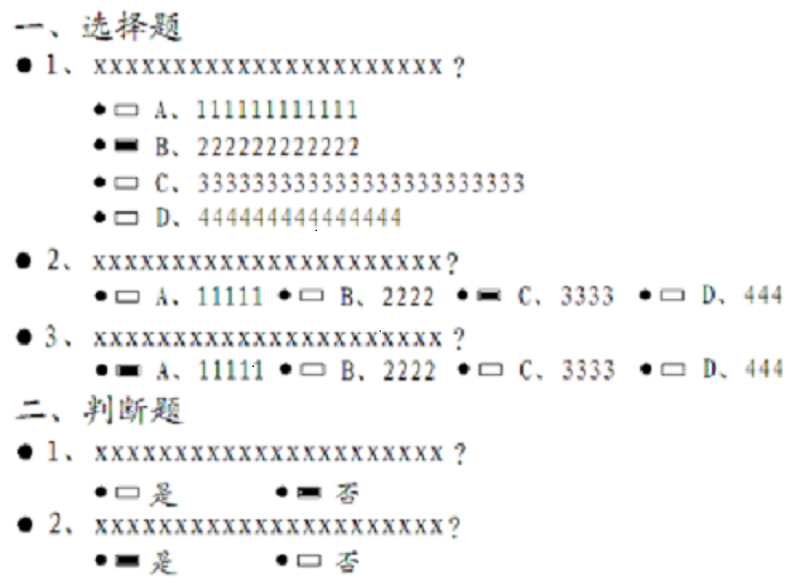
#> input picture 11.png, 800 x 585 px, given in place of Englishtest8.jpg, which was not available
$ python checkTest.py
#> lines starting #> are read from the running program, lines starting #| are printed output that depends on the picture; after the words box and inside, x2 and y2 are one past the last pixel; in counts of white or black regions, pixels touching at a corner belong together; pictures that were not available may be replaced by others from this repository, and a replacement may not be noted
import numpy as np
import imutils
import cv2
#  定义一个类，包含所有属性和方法
class check_test(object):
    def __init__(self,image):
#> called with image = 'D:\\Englishtest8.jpg'
        self.big_circles = np.array([0,0,0])
        self.small_circles = np.array([0,0,0])
        self.Big_circles = np.array([0, 0, 0])
        self.Small_circles = np.array([0, 0, 0])
        self.image = cv2.imread(image)
#> self.image is the input picture: shape (585, 800, 3); mean B, G, R 244.8, 244.9, 244.8

    # 全局阈值
    def threshold_demo(self,image):
        gray = cv2.cvtColor(image, cv2.COLOR_RGB2GRAY)  #把输入图像灰度化
        # 直接阈值化是对输入的单通道矩阵逐像素进行阈值分割。
        ret, binary = cv2.threshold(gray, 0, 255, cv2.THRESH_BINARY | cv2.THRESH_TRIANGLE)
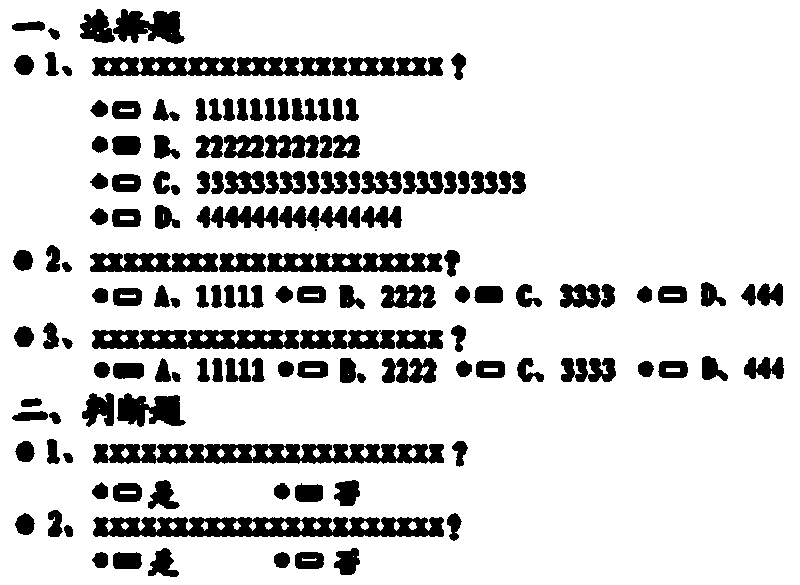
#> binary: shape (585, 800); 84.1% white; 143 black regions (1 under 20 px), largest, box (x1, y1, x2, y2) and area: (93, 517, 444, 537) 5586, (93, 444, 444, 464) 5403, (92, 57, 331, 76) 3577
#> ret = 251
        print("threshold value %s"%ret)
#| threshold value 251.0
        # cv2.namedWindow("binary0", cv2.WINDOW_NORMAL)
        # cv2.imshow("binary0", binary)
        return binary

    # 局部阈值
    def local_threshold(self,image):
        gray = cv2.cvtColor(image, cv2.COLOR_RGB2GRAY)  #把输入图像灰度化
        # 自适应阈值化能够根据图像不同区域亮度分布，改变阈值
        binary =  cv2.adaptiveThreshold(gray, 255, cv2.ADAPTIVE_THRESH_GAUSSIAN_C,cv2.THRESH_BINARY, 25, 10)
        cv2.namedWindow("binary1", cv2.WINDOW_NORMAL)
        #  cv2.imshow("binary1", binary)
        return binary
    # 用户自己计算阈值
    def custom_threshold(self,image):
        gray = cv2.cvtColor(image, cv2.COLOR_RGB2GRAY)  #把输入图像灰度化
        h, w =gray.shape[:2]
        m = np.reshape(gray, [1,w*h])
        mean = m.sum()/(w*h)
        print("mean:",mean)
        ret, binary =  cv2.threshold(gray, mean, 255, cv2.THRESH_BINARY)
        cv2.namedWindow("binary2", cv2.WINDOW_NORMAL)
        # cv2.imshow("binary2", binary)
        return binary

    # 判断是否为矩形，是则返回True，否则返回 Flase
    def is_contour_bad(self, c):
	    # 近似轮廓
	    peri = cv2.arcLength(c, True)    # 计算轮廓的周长
	    area=cv2.contourArea(c)      # 计算面积
	    #print(int(peri))
	    approx = cv2.approxPolyDP(c, 0.02 * peri, True)

        # 判断当前的轮廓是不是矩形,并且满足矩形周长范围在(80,100)  面积在(400,500)
	    return ((not len(approx) == 4) and (peri > 85) and ( peri < 110 ) and area > 400 and area < 500)

    # 找矩形
    def find_retangles(self):
        image_two = check_tool.threshold_demo(self.image)  # 二值化处理
        opposite_image = 255 - image_two  # 对图像进行反相处理，即黑白颜色调换
#> opposite_image: shape (585, 800); 15.9% white; 143 white regions (1 under 20 px)
        cv2.imshow("oppositeImg",opposite_image)
        # 在二值化图片中寻找轮廓
        all_cnts = cv2.findContours(opposite_image.copy(), cv2.RETR_EXTERNAL, cv2.CHAIN_APPROX_SIMPLE)
#> all_cnts = 143 contours, 1 with area under 20; largest, box (x1, y1, x2, y2) and area: (93, 517, 444, 537) 5746, (93, 444, 444, 464) 5424, (92, 57, 331, 76) 3670, (92, 330, 299, 349) 3323, (267, 253, 443, 272) 2722
        all_cnts = imutils.grab_contours(all_cnts)
        # gray = cv2.cvtColor(image, cv2.COLOR_BGR2GRAY)      #灰度化
        # edged = cv2.Canny(gray, 50, 100)
        # cv2.imshow("gray_img",gray)
        mask = np.ones(self.image.shape[:2],dtype="uint8")*255    # 生成一个与图片同像素的全白图片

        # # 在仅有黑色形状的图片中，寻找图中的轮廓(用于过滤圆形)
        # cnts2 = cv2.findContours(opposite_image.copy(), cv2.RETR_LIST, cv2.CHAIN_APPROX_SIMPLE)
        # cnts2 = imutils.grab_contours(cnts2)

        # 循环遍历所有的轮廓，在mask中绘制出选中的轮廓
        for c in all_cnts:
        # draw the contour and show it
            peri = cv2.arcLength(c, True)    # 计算轮廓的周长
            area=cv2.contourArea(c)
        # print(area)
            if area==0:
                continue
            if (peri > 80) and (peri < 120) and (area > 380) and (area <520):
                cv2.drawContours(mask, [c], -1, (0,0,0), thickness=-1)   #描黑块
#> this loop made 143 passes
#> (peri, area) on passes 1 to 12: (82.38, 420.5), (51.21, 181.5), (83.21, 404.5), (50.63, 174), (101.9, 452), (122.8, 464.5), (32.73, 69.5), (1046.8, 5746), (78.43, 220), (65.94, 290), (88.18, 260.5), (84.38, 418.5)
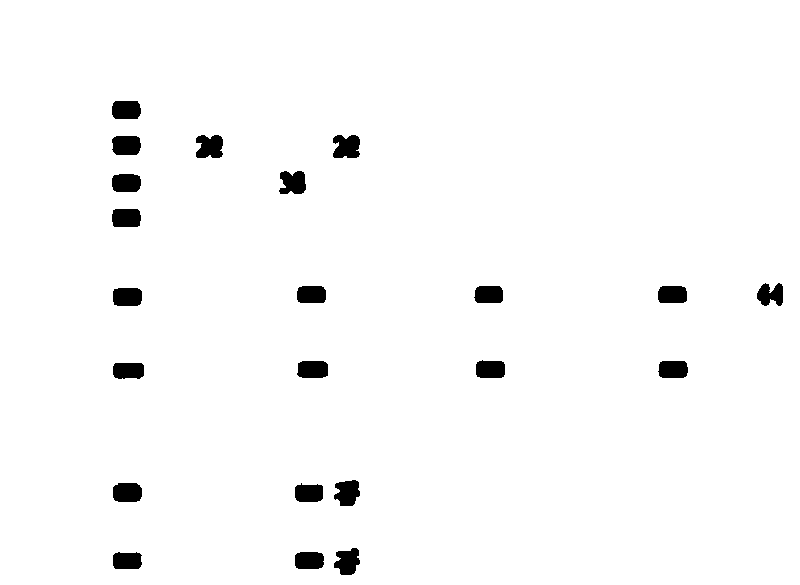
#> mask: shape (585, 800); 97.7% white; 22 black regions, largest, box (x1, y1, x2, y2) and area: (333, 135, 360, 158) 524, (196, 135, 223, 158) 522, (334, 480, 360, 506) 507
        cv2.imshow("checked_img" ,mask)
        canny_mask = cv2.Canny(mask,50,100)
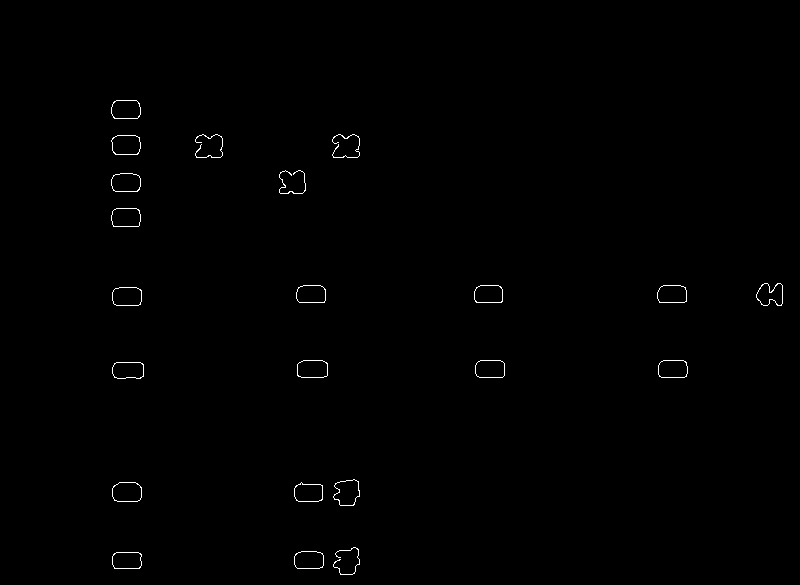
#> canny_mask: shape (585, 800); 0.42% white in thin lines or dots, all inside (x1, y1, x2, y2) = (111, 100, 783, 575)
        # 检测矩形
        juxing_cnts = cv2.findContours(canny_mask, cv2.RETR_EXTERNAL, cv2.CHAIN_APPROX_SIMPLE)
#> juxing_cnts = 22 contours, 4 with area under 20; largest, box (x1, y1, x2, y2) and area: (333, 479, 360, 506) 506, (112, 482, 142, 502) 503, (111, 135, 141, 155) 501, (112, 287, 142, 306) 490, (111, 208, 141, 227) 490
        juxing_cnts = imutils.grab_contours(juxing_cnts)
        print("I found {} black rectangle shapes".format(len(juxing_cnts)))
#| I found 22 black rectangle shapes

        # 在原图上选中的矩形中绘制矩形框
        # rectangles ->存储选中矩形的的矩阵
        rectangles=np.array([[0,0]])
        for c in juxing_cnts:
            x,y,w,h=cv2.boundingRect(c)
            cv2.rectangle(self.image,(x,y),(x+w,y+h),(0,255,0),2)  #画矩形框
            cv2.circle(self.image,(int(x+w*0.5),int(y+h*0.5)),2,(255,255,255),1)     #画出中心坐标
            rectangles=np.concatenate((rectangles,[[int(x+w*0.5),int(y+h*0.5)]]),axis=0)
#> this loop made 22 passes
#> (x, y, w, h) on passes 4 to 15: (294, 482, 29, 20), (112, 482, 30, 20), (333, 479, 27, 27), (112, 362, 32, 17), (658, 360, 30, 18), (475, 360, 30, 18), (297, 360, 31, 18), (112, 287, 30, 19), (657, 285, 30, 18), (474, 285, 29, 18), (296, 285, 30, 18), (756, 283, 27, 23)
#> (x, y, w, h, rectangles) on passes 1 to 3: (112, 552, 30, 17, [[0, 0], [127, 560]]), (294, 551, 30, 18, [[0, 0], [127, 560], [309, 560]]), (333, 547, 27, 28, [[0, 0], [127, 560], [309, 560], [346, 561]])
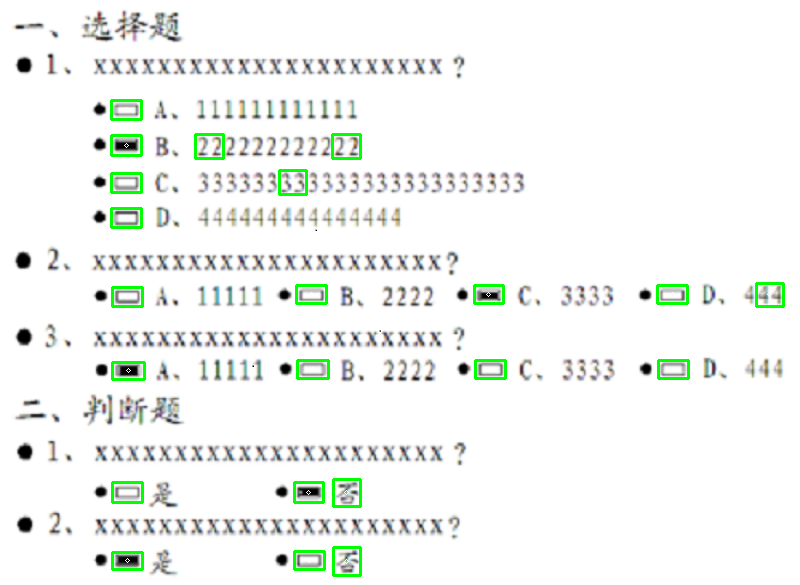
#> self.image: shape (585, 800, 3); 1.41% of pixels changed, all inside (x1, y1, x2, y2) = (110, 99, 785, 577)
#> after the loop, rectangles = 23 rows, first 8: [0, 0], [127, 560], [309, 560], [346, 561], [308, 492], [127, 492], [346, 492], [128, 370]

        rectangles = rectangles[np.lexsort(rectangles[:,:2:].T)]  #对矩形矩阵的y坐标排序
#> rectangles = 23 rows, first 8: [0, 0], [126, 109], [126, 145], [209, 146], [346, 146], [126, 182], [292, 182], [126, 217]
        cv2.imshow('draw_rectangle',self.image)
        # print("选中的矩形矩阵坐标(按y坐标排序)\n","   x    y\n",rectangles[1:,:])

    # 找圆形
    def find_circles(self):
        image_two = check_tool.threshold_demo(self.image)  # 二值化处理
#> in threshold_demo (call 2), `gray = cv2.cvtColor(image, cv2.COLOR_RGB2GRAY)`:
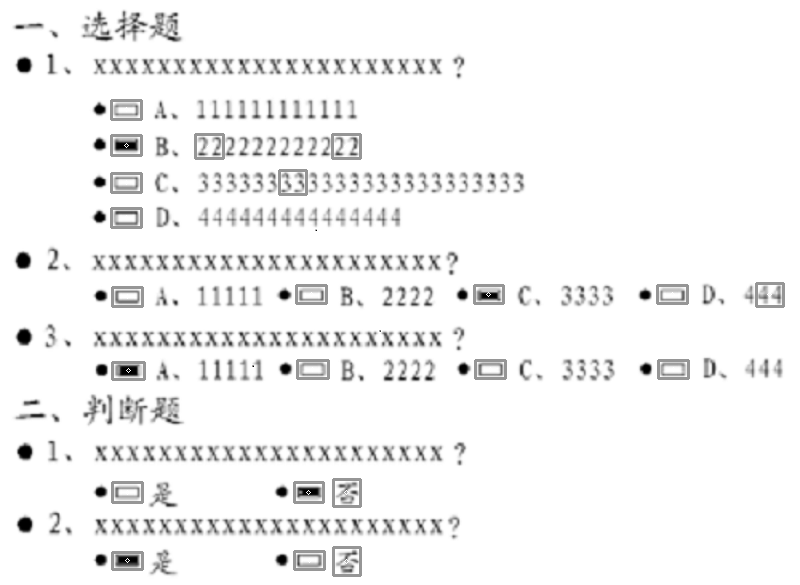
#> gray: shape (585, 800); min 0, max 255, mean 243.5
#> in threshold_demo (call 2), `ret, binary = cv2.threshold(gray, 0, 255, cv2.THRESH_BINARY | cv2.THRE..`:
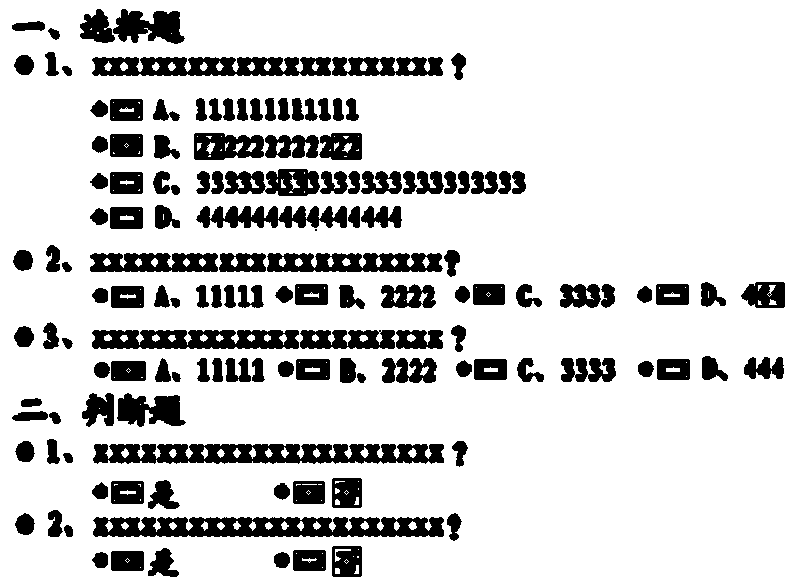
#> binary: shape (585, 800); 83% white; 138 black regions (1 under 20 px), largest, box (x1, y1, x2, y2) and area: (93, 517, 444, 537) 5586, (93, 444, 444, 464) 5403, (92, 57, 331, 76) 3577
#| threshold value 251.0
        opposite_image = 255 - image_two  # 对图像进行反相处理，即黑白颜色调换
        cv2.imshow("oppositeImg", opposite_image)
        # def canny(image,threshold1,threshold2)
        # 第一个参数是需要处理的原图像，该图像必须为单通道的灰度图；
        # 第二个参数是阈值1；
        # 第三个参数是阈值2。


        self.big_circles = cv2.HoughCircles(opposite_image,cv2.HOUGH_GRADIENT,1,minDist=23,param1=20,param2=10,minRadius=8,maxRadius=11)   #半径范围：8-11检测大圆,3-7检测小圆
#> self.big_circles = [[23.5, 64.5, 9.3], [22.5, 259.5, 10.4], [23.5, 336.5, 9.3], [24.5, 451.5, 9.3], [386.5, 337.5, 10.4], [148.5, 525.5, 10.4], [24.5, 524.5, 9.3], [305.5, 261.5, 10.4], [402.5, 65.5, 9.3], [281.5, 490.5, 8.4], [101.5, 369.5, 8.2]]
        self.small_circles = cv2.HoughCircles(opposite_image,cv2.HOUGH_GRADIENT,1,minDist=23,param1=20,param2=8,minRadius=4,maxRadius=7)
#> self.small_circles = 28 rows, first 8: [449.5, 176.5, 6], [298.5, 140.5, 6.4], [592.5, 289.5, 6.4], [394.5, 187.5, 6.4], [517.5, 176.5, 6.4], [490.5, 176.5, 5.2], [257.5, 176.5, 6.4], [366.5, 176.5, 6.4]
        # 霍夫圆变换  (返回一个圆心坐标和半径的矩阵)
        # def HoughCircles(image, method, dp, minDist, circles=None, param1=None, param2=None, minRadius=None, maxRadius=None)   #这是HoughCircles在python中的定义
        # @param image 8-bit, single-channel, grayscale input image.  image输入必须是8位的单通道灰度图像
        # @param circles Output vector of found circles.Each vector is encoded as 3 or 4 element circle也就是我们最后圆的结果集
        # @param method 目前只有HOUGH_GRADIENT,也就是2-1霍夫变换
        # @param dp 原图像和累加器juzh矩阵的像素比 一般设为1就可以了
        # @param minDist 圆心center中圆心之间的最小圆心距 如果小于此值,则认为两个是同一个圆(此时抛弃该圆心点,防止圆过于重合)
        # @param param1 canny双阈值边缘检测的高阈值,经查阅一般低阈值为高阈值的0.4或者0.5
        # @param param2 在确定圆心时 圆周点的梯度的累加器投票数ddata以及在确定半径时相同圆心相同半径的圆的个数max_count必须大于此阈值才认为是合法的圆心和半径
        # @param minRadius 最小的半径 如果过小可能会因为噪音导致找到许多杂乱无章的圆,过大会找不到圆
        # @param minRadius 最大的半径 如果过小可能会找不到圆,过大会找很多杂乱无章的圆


        self.big_circles = np.uint16(np.around(self.big_circles))
#> self.big_circles = [[24, 64, 9], [22, 260, 10], [24, 336, 9], [24, 452, 9], [386, 338, 10], [148, 526, 10], [24, 524, 9], [306, 262, 10], [402, 66, 9], [282, 490, 8], [102, 370, 8]]
        # print(big_circles)
        self.small_circles = np.uint16(np.around(self.small_circles))
#> self.small_circles = 28 rows, first 8: [450, 176, 6], [298, 140, 6], [592, 290, 6], [394, 188, 6], [518, 176, 6], [490, 176, 5], [258, 176, 6], [366, 176, 6]
        # np.uint16数组转换为16位，表示范围0-65535
        # np.around返回四舍五入后的值

        self.Big_circles = self.big_circles[0]       # 去掉circles数组一层外(中)括号
#> self.Big_circles has the same summary as self.big_circles
        self.Small_circles = self.small_circles[0]
#> self.Small_circles has the same summary as self.small_circles

        # 过滤掉横坐标不在指定范围内的大圆(题目)
        self.Small_circles=self.Small_circles[self.Small_circles[:,0]<opposite_image.shape[0]/10]   #第一步过滤，x坐标小于图片宽度的10分之1
#> self.Small_circles = empty array

        self.Small_circles_avg_x=(np.sum(self.Small_circles[:,0]))/len(self.Small_circles)   #第二步过滤，小于或等于所有（题目）x坐标的平均值
#> self.Small_circles_avg_x = nan
        self.Small_circles=self.Small_circles[self.Small_circles[:,0]<=self.Small_circles_avg_x]


        # 画大圆(选项)
        for i in self.Big_circles:
            # 画出外圆
            cv2.circle(self.image,(i[0],i[1]),i[2],(0,255,0),3)   # 第二参数（）内是圆心坐标，第三参数是半径，第四参数（）内是颜色，第五参数是线条粗细
            # 画出圆心
            cv2.circle(self.image,(i[0],i[1]),2,(255,255,255),1)   # 255,255,255是白色  0,255,0是绿色
#> this loop made 11 passes
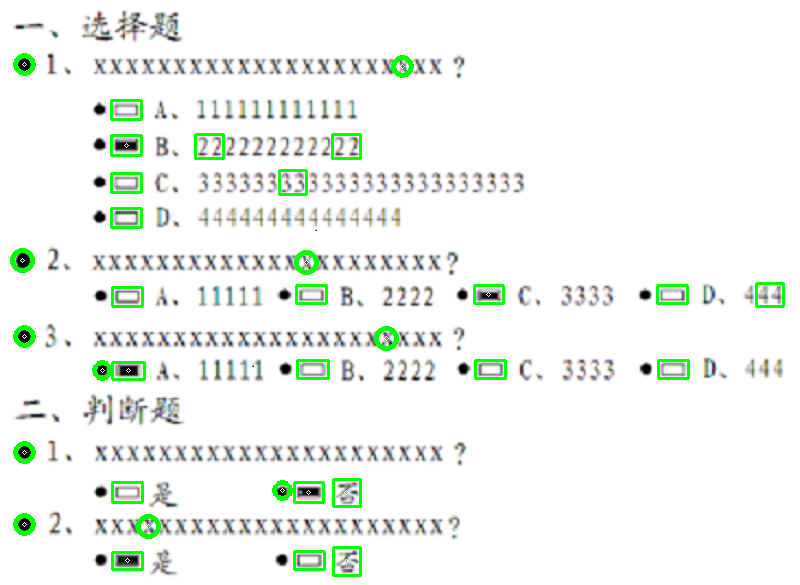
#> self.image: shape (585, 800, 3); 0.68% of pixels changed, all inside (x1, y1, x2, y2) = (10, 53, 414, 539)
        # 画小圆(题目)
        for i in self.Small_circles:
            # 画出外圆
            cv2.circle(self.image,(i[0],i[1]),i[2],(0,255,0),3)     # 第二参数（）内是圆心坐标，第三参数是半径，第四参数（）内是颜色，第五参数是线条粗细
#> this loop made 0 passes
            # 画出圆心
        cv2.circle(self.image,(i[0],i[1]),2,(255,255,255),1)   # 255,255,255是白色

        cv2.imshow('Draw_circles',self.image)
        print("大圆(选项)的个数是：",len(self.Big_circles))
#| 大圆(选项)的个数是： 11
        print("小圆(题目)的个数是：",len(self.Small_circles))
#| 小圆(题目)的个数是： 0

        # 对ndarray类型的数据排序   小圆是选项，大圆是题目
        # print(Small_circles)
        self.Small_circles=self.Small_circles[np.lexsort(self.Small_circles[:,:2:].T)]  # 对小圆数据矩阵按第二列排序(纵坐标排序)
        Big_circles=self.Big_circles[np.lexsort(self.Big_circles[:,:2:].T)]  # 对大圆数据矩阵按第二列排序(纵坐标排序)
#> Big_circles = [[24, 64, 9], [402, 66, 9], [22, 260, 10], [306, 262, 10], [24, 336, 9], [386, 338, 10], [102, 370, 8], [24, 452, 9], [282, 490, 8], [24, 524, 9], [148, 526, 10]]
        return self.Small_circles,Big_circles


# 将两道题目之间的选项筛选出来，min表示最小的y坐标，max表示最大的y坐标
    def choose(self,first):
        if first == len(self.Small_circles):  # 为该页面的最后一道题目
            min = self.Small_circles[first - 1, 1]
            max = self.self.image.shape[1]
            print("筛选的纵坐标范围", self.Small_circles[first - 1, 1], "~", self.image.shape[1])  # image.shape[1]为图片的高度
        else:
#> (the run stopped early here; a loop or call above may not have finished)
